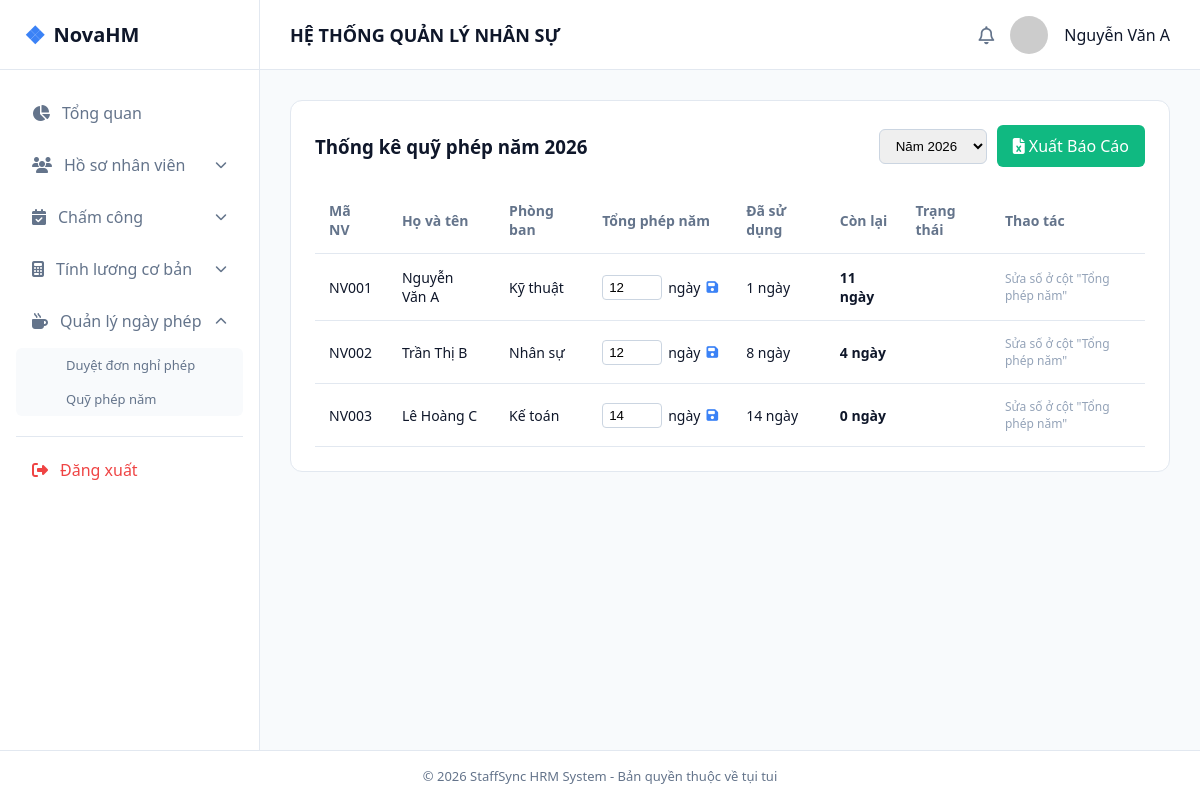
Screenshot of /quyphepnam.php (signed in) with the database file from the repository.
### tables this page shows
CREATE TABLE nhan_vien (
    id               INT AUTO_INCREMENT PRIMARY KEY,
    ma_nv            VARCHAR(20) NOT NULL UNIQUE,       
    ho_ten           VARCHAR(100) NOT NULL,
    ngay_sinh        DATE,
    gioi_tinh        ENUM('Nam','Nữ','Khác') DEFAULT 'Nam',
    cccd             VARCHAR(20),
    dia_chi          VARCHAR(255),
    sdt              VARCHAR(20),
    email            VARCHAR(100) UNIQUE,
    id_phong_ban     INT,
    id_chuc_vu       INT,
    ngay_vao_lam     DATE,
    ngay_nghi_viec   DATE NULL,
    trang_thai_lam_viec ENUM('Thử việc','Chính thức','Nghỉ việc') DEFAULT 'Thử việc',
    anh_dai_dien     VARCHAR(255),
    ngay_tao         DATETIME DEFAULT CURRENT_TIMESTAMP,
    ngay_cap_nhat    DATETIME DEFAULT CURRENT_TIMESTAMP ON UPDATE CURRENT_TIMESTAMP,
    FOREIGN KEY (id_phong_ban) REFERENCES phong_ban(id) ON DELETE SET NULL,
    FOREIGN KEY (id_chuc_vu) REFERENCES chuc_vu(id) ON DELETE SET NULL
);

CREATE TABLE quy_phep_nam (
    id         INT AUTO_INCREMENT PRIMARY KEY,
    id_nv      INT NOT NULL,
    nam        SMALLINT NOT NULL,
    tong_phep  DECIMAL(4,1) DEFAULT 12,
    da_su_dung DECIMAL(4,1) DEFAULT 0,
    con_lai    DECIMAL(4,1) GENERATED ALWAYS AS (tong_phep - da_su_dung) STORED,
    UNIQUE KEY uq_nv_nam (id_nv, nam),
    FOREIGN KEY (id_nv) REFERENCES nhan_vien(id) ON DELETE CASCADE
);

CREATE TABLE phong_ban (
    id            INT AUTO_INCREMENT PRIMARY KEY,
    ma_phong_ban  VARCHAR(20)  NOT NULL UNIQUE,
    ten_phong_ban VARCHAR(100) NOT NULL,
    truong_phong_id INT NULL,                
    mo_ta         VARCHAR(255),
    ngay_tao      DATETIME DEFAULT CURRENT_TIMESTAMP
);

### includes/auth.php (called while the page is built, shortened)
<?php
$currentUser = [
    'id'       => $_SESSION['user_id'],
    'ten'      => $_SESSION['user_name']  ?? 'Người dùng',
    'vai_tro'  => $_SESSION['user_role']  ?? 'NHANVIEN',
    'id_nv'    => $_SESSION['id_nv']      ?? null,
];

### quyphepnam.php (the view, shortened to what this page needs)
<?php
require_once __DIR__ . '/includes/auth.php';
$namChon = $_GET['nam'] ?? date('Y');
$nhanViens = $pdo->query("SELECT id FROM nhan_vien WHERE trang_thai_lam_viec <> 'Nghỉ việc'")->fetchAll();
foreach ($nhanViens as $nvRow) {
    $pdo->prepare("INSERT IGNORE INTO quy_phep_nam (id_nv, nam, tong_phep, da_su_dung) VALUES (:nv, :nam, 12, 0)")
        ->execute([':nv' => $nvRow['id'], ':nam' => $namChon]);
}
$stmt = $pdo->prepare("
    SELECT qp.id, qp.tong_phep, qp.da_su_dung, qp.con_lai,
           nv.ma_nv, nv.ho_ten, pb.ten_phong_ban
    FROM quy_phep_nam qp
    JOIN nhan_vien nv ON nv.id = qp.id_nv
    LEFT JOIN phong_ban pb ON pb.id = nv.id_phong_ban
    WHERE qp.nam = :nam
    ORDER BY nv.ma_nv
");
$stmt->execute([':nam' => $namChon]);
$dsQuyPhep = $stmt->fetchAll();
function trangThaiQuyPhep($conLai) {
    if ($conLai <= 0)  return ['Hết phép', '#ef4444', '<span class="badge" style="background-color:#fef2f2;color:#ef4444;">Hết phép</span>'];
    if ($conLai <= 4)  return ['Sắp hết', '#f59e0b', '<span class="badge badge-warning">Sắp hết</span>'];
    return ['Dồi dào', '#10b981', '<span class="badge badge-success">Dồi dào</span>'];
}
require __DIR__ . '/includes/header.php';
?>
            <section class="data-section">
                <div class="section-header">
                    <h3>Thống kê quỹ phép năm <?= htmlspecialchars($namChon) ?></h3>
                    <div style="display: flex; gap: 10px; align-items: center;">
                        <form action="quyphepnam.php" method="GET">
                            <select name="nam" onchange="this.form.submit()" style="padding: 8px 12px; border: 1px solid #cbd5e1; border-radius: 6px; outline: none;">
                                <?php for ($y = date('Y') + 1; $y >= date('Y') - 2; $y--): ?>
                                <option value="<?= $y ?>" <?= (string)$namChon === (string)$y ? 'selected' : '' ?>>Năm <?= $y ?></option>
                                <?php endfor; ?>
                            </select>
                        </form>
                        <a href="quyphepnam.php?nam=<?= htmlspecialchars($namChon) ?>&xuat=excel" class="btn-primary" style="background-color: #10b981; text-decoration:none;"><i class="fa-solid fa-file-excel"></i> Xuất Báo Cáo</a>
                    </div>
                </div>
                <table class="data-table">
                    <thead>
                        <tr><th>Mã NV</th><th>Họ và tên</th><th>Phòng ban</th><th>Tổng phép năm</th><th>Đã sử dụng</th><th>Còn lại</th><th>Trạng thái</th><th>Thao tác</th></tr>
                    </thead>
                    <tbody>
                        <?php foreach ($dsQuyPhep as $qp): [$nhan, $mau, $badgeHtml] = trangThaiQuyPhep($qp['con_lai']); ?>
                        <tr>
                            <td><?= htmlspecialchars($qp['ma_nv']) ?></td>
                            <td><?= htmlspecialchars($qp['ho_ten']) ?></td>
                            <td><?= htmlspecialchars($qp['ten_phong_ban'] ?? '--') ?></td>
                            <td>
                                <form action="quyphepnam.php?nam=<?= htmlspecialchars($namChon) ?>" method="POST" style="display:flex;gap:6px;align-items:center;">
                                    <input type="number" step="0.5" name="tong_phep" value="<?= rtrim(rtrim($qp['tong_phep'],'0'),'.') ?>"
                                           style="width:60px;padding:4px 6px;border:1px solid #cbd5e1;border-radius:4px;"> ngày
                                    <button type="submit" style="border:none;background:none;color:#3b82f6;cursor:pointer;" title="Lưu"><i class="fa-solid fa-floppy-disk"></i></button>
                                </form>
                            </td>
                            <td><?= rtrim(rtrim($qp['da_su_dung'],'0'),'.') ?> ngày</td>
                            <td><strong style="color:<?= $mau ?>;"><?= rtrim(rtrim($qp['con_lai'],'0'),'.') ?> ngày</strong></td>
                            <td><?= $badgeHtml ?></td>
                            <td style="color:#94a3b8;font-size:12px;">Sửa số ở cột "Tổng phép năm"</td>
                        </tr>
                        <?php endforeach; ?>
                    </tbody>
                </table>
            </section>
<?php require __DIR__ . '/includes/footer.php'; ?>

### includes/header.php (shortened to what this page needs)
<?php
$currentFile = basename($_SERVER['PHP_SELF']);
$menuGroups = [
    'nhanvien' => ['danhsachnhanvien.php', 'themnhanvien.php', 'hopdong.php', 'taikhoan.php'],
    'chamcong' => ['bangchamcong.php', 'lichsuravao.php'],
    'luong'    => ['bangtinhluongthang.php', 'cauhinhluong.php'],
    'phep'     => ['duyetdonphep.php', 'quyphepnam.php'],
];
function isOpen($group, $file, $groups) {
    return in_array($file, $groups[$group]) ? ' open' : '';
}
function isActive($file, $current) {
    return $file === $current ? ' active' : '';
}
$soDonChoDuyet = 0;
try {
    $soDonChoDuyet = (int)$pdo->query("SELECT COUNT(*) FROM don_nghi_phep WHERE trang_thai='Chờ duyệt'")->fetchColumn();
} catch (Exception $e) {  }
?>
<!DOCTYPE html>
<html lang="vi">
<head>
    <link rel="stylesheet" href="asset/style.css">
    <link rel="stylesheet" href="https://cdnjs.cloudflare.com/ajax/libs/font-awesome/6.4.0/css/all.min.css">
</head>
<body>
    <div class="layout-container">
        <a href="index.php" class="area-logo">
            <span class="logo-icon">❖</span> NovaHM
        </a>
        <header class="area-header">
            <div class="header-title">
                <h2>HỆ THỐNG QUẢN LÝ NHÂN SỰ</h2>
            </div>
            <div class="user-profile">
                <i class="fa-regular fa-bell icon-btn" title="<?= $soDonChoDuyet ?> đơn phép chờ duyệt"></i>
                <img src="https://ui-avatars.com/api/?name=<?= urlencode($currentUser['ten']) ?>&background=3b82f6&color=fff" alt="Avatar" class="avatar">
                <span class="user-name"><?= htmlspecialchars($currentUser['ten']) ?></span>
            </div>
        </header>
        <aside class="area-left">
            <ul class="menu-list">
                <li class="menu-item<?= isActive('index.php', $currentFile) ?>">
                    <a href="index.php"><i class="fa-solid fa-chart-pie"></i> <span>Tổng quan</span></a>
                </li>
                <li class="menu-item has-submenu<?= isOpen('nhanvien', $currentFile, $menuGroups) ?>">
                    <a href="javascript:void(0)" class="menu-toggle">
                        <i class="fa-solid fa-users"></i><span>Hồ sơ nhân viên</span>
                        <i class="fa-solid fa-chevron-down arrow"></i>
                    </a>
                </li>
                <li class="menu-item has-submenu<?= isOpen('chamcong', $currentFile, $menuGroups) ?>">
                    <a href="javascript:void(0)" class="menu-toggle">
                        <i class="fa-solid fa-calendar-check"></i><span>Chấm công</span>
                        <i class="fa-solid fa-chevron-down arrow"></i>
                    </a>
                </li>
                <li class="menu-item has-submenu<?= isOpen('luong', $currentFile, $menuGroups) ?>">
                    <a href="javascript:void(0)" class="menu-toggle">
                        <i class="fa-solid fa-calculator"></i><span>Tính lương cơ bản</span>
                        <i class="fa-solid fa-chevron-down arrow"></i>
                    </a>
                </li>
                <li class="menu-item has-submenu<?= isOpen('phep', $currentFile, $menuGroups) ?>">
                    <a href="javascript:void(0)" class="menu-toggle">
                        <i class="fa-solid fa-mug-hot"></i><span>Quản lý ngày phép</span>
                        <i class="fa-solid fa-chevron-down arrow"></i>
                    </a>
                    <ul class="submenu">
                        <li class="<?= trim(isActive('duyetdonphep.php', $currentFile)) ?>"><a href="duyetdonphep.php">Duyệt đơn nghỉ phép</a></li>
                        <li class="<?= trim(isActive('quyphepnam.php', $currentFile)) ?>"><a href="quyphepnam.php">Quỹ phép năm</a></li>
                    </ul>
                </li>
                <li class="menu-item border-top">
                    <a href="logout.php" class="text-danger"><i class="fa-solid fa-right-from-bracket"></i> <span>Đăng xuất</span></a>
                </li>
            </ul>
        </aside>
        <main class="area-main">

### asset/style.css (style rules this page uses)
:root { --primary: #3b82f6; --primary-hover: #2563eb; --bg-main: #f8fafc; --bg-white: #ffffff; --text-dark: #0f172a; --text-muted: #64748b; --border: #e2e8f0; }
* { box-sizing: border-box; margin: 0; padding: 0; }
body { font-family: 'Segoe UI', system-ui, sans-serif; background-color: var(--bg-main); color: var(--text-dark); }
.layout-container { display: grid; grid-template-columns: 260px 1fr; grid-template-rows: 70px 1fr 50px; grid-template-areas: "logo header" "left main" "footer footer"; min-height: 100vh; }
.area-logo { grid-area: logo; background-color: var(--bg-white); border-right: 1px solid var(--border); border-bottom: 1px solid var(--border); display: flex; align-items: center; padding: 0 24px; font-size: 20px; font-weight: 700; color: var(--text-dark); gap: 10px; }
.logo-icon { color: var(--primary); font-size: 24px; }
.area-header { grid-area: header; background-color: var(--bg-white); border-bottom: 1px solid var(--border); display: flex; justify-content: space-between; align-items: center; padding: 0 30px; }
.header-title h2 { font-size: 18px; color: var(--text-dark); font-weight: 600; }
.user-profile { display: flex; align-items: center; gap: 16px; }
.avatar { width: 38px; height: 38px; border-radius: 50%; }
.icon-btn { font-size: 18px; color: var(--text-muted); cursor: pointer; }
.area-left { grid-area: left; background-color: var(--bg-white); border-right: 1px solid var(--border); padding: 20px 16px; }
.menu-list { list-style: none; }
.menu-item { margin-bottom: 6px; }
.menu-item a { display: flex; align-items: center; gap: 12px; padding: 12px 16px; color: var(--text-muted); text-decoration: none; font-weight: 500; border-radius: 8px; transition: all 0.2s; }
.menu-item .arrow { margin-left: auto; font-size: 12px; transition: transform 0.3s ease; }
.submenu { display: none; list-style: none; padding-left: 38px; background-color: #f8fafc; border-radius: 6px; margin-top: 4px; }
.submenu li a { padding: 8px 12px; font-size: 13px; color: var(--text-muted); }
.menu-item.open .submenu { display: block; }
.menu-item.open .arrow { transform: rotate(180deg); }
.border-top { border-top: 1px solid var(--border); margin-top: 20px; padding-top: 10px; }
.text-danger { color: #ef4444 !important; }
.area-main { grid-area: main; padding: 30px; overflow-y: auto; }
.data-section { background-color: #fff; border-radius: 12px; border: 1px solid var(--border); padding: 24px; }
.section-header { display: flex; justify-content: space-between; align-items: center; margin-bottom: 20px; }
.btn-primary { background-color: var(--primary); color: #fff; border: none; padding: 10px 16px; border-radius: 6px; cursor: pointer; font-weight: 500; }
.data-table { width: 100%; border-collapse: collapse; text-align: left; }
.data-table th, .data-table td { padding: 14px; border-bottom: 1px solid var(--border); font-size: 14px; }
.data-table th { color: var(--text-muted); font-weight: 600; }
a.area-logo { text-decoration: none; color: inherit; display: flex; align-items: center; gap: 8px; }

### rows the page displays
nhan_vien: ho_ten "Nguyễn Văn A"
quy_phep_nam: id_nv.ma_nv "NV001", id_nv.ho_ten "Nguyễn Văn A", phong_ban.ten_phong_ban "Kỹ thuật", tong_phep "12", da_su_dung "1", con_lai "11"
quy_phep_nam: id_nv.ma_nv "NV002", id_nv.ho_ten "Trần Thị B", phong_ban.ten_phong_ban "Nhân sự", tong_phep "12", da_su_dung "8", con_lai "4"
quy_phep_nam: id_nv.ma_nv "NV003", id_nv.ho_ten "Lê Hoàng C", phong_ban.ten_phong_ban "Kế toán", tong_phep "14", da_su_dung "14", con_lai "0"
